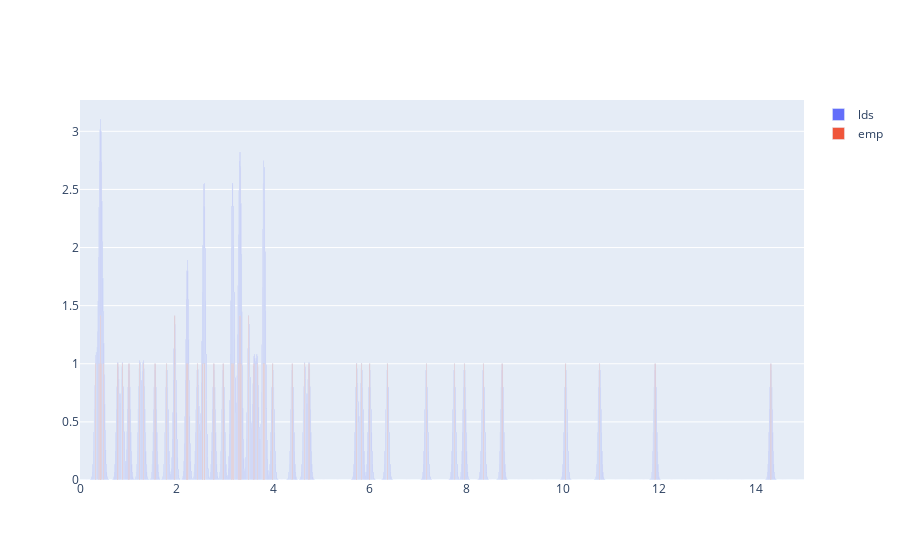
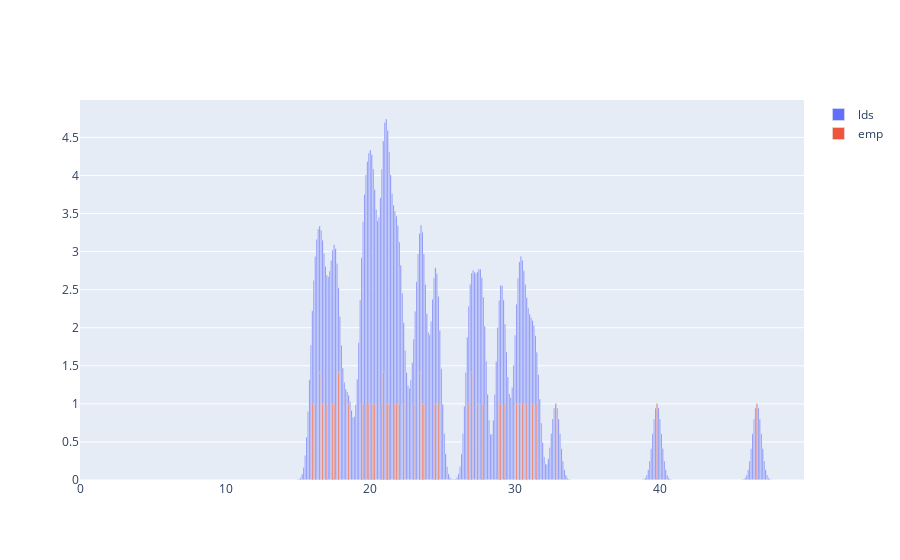
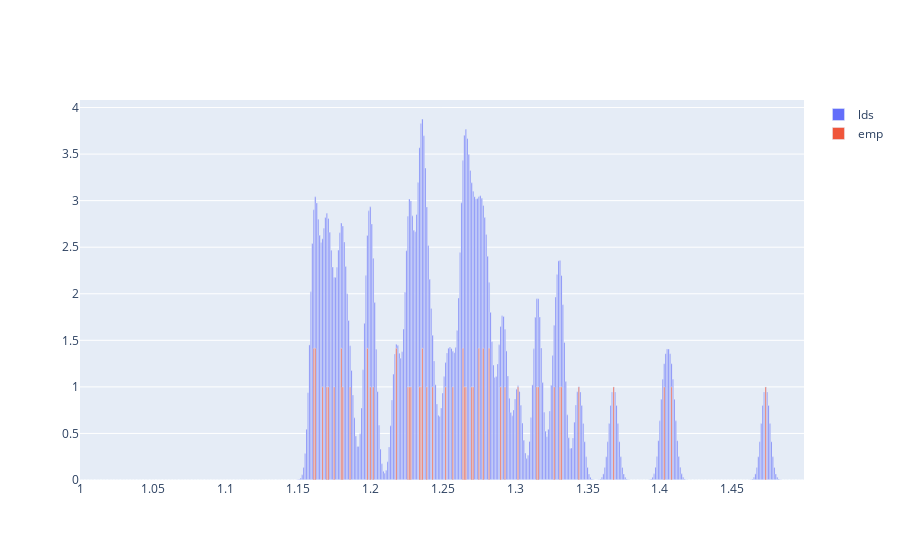

Here is the notebook cell these charts were saved with, in order:
### Code cell
df_a = pd.DataFrame()
df_a['emp'] = num_per_target[0]
df_a['lds'] = eff_num_per_target[0]
df_a['edges'] = edges[0]

fig_a = go.Figure()
fig_a.add_trace(go.Bar(x=df_a['edges'], y=df_a["lds"], name="lds"))
fig_a.add_trace(go.Bar(x=df_a['edges'], y=df_a["emp"], name="emp"))
fig_a.update_layout(barmode='overlay')
fig_a.show()

df_k = pd.DataFrame()
df_k['emp'] = num_per_target[1]
df_k['lds'] = eff_num_per_target[1]
df_k['edges'] = edges[1]

fig_k = go.Figure()
fig_k.add_trace(go.Bar(x=df_k['edges'], y=df_k["lds"], name="lds"))
fig_k.add_trace(go.Bar(x=df_k['edges'], y=df_k["emp"], name="emp"))
fig_k.update_layout(barmode='overlay')
fig_k.show()

df_xc = pd.DataFrame()
df_xc['emp'] = num_per_target[2]
df_xc['lds'] = eff_num_per_target[2]
df_xc['edges'] = edges[2]

fig_xc = go.Figure()
fig_xc.add_trace(go.Bar(x=df_xc['edges'], y=df_xc["lds"], name="lds"))
fig_xc.add_trace(go.Bar(x=df_xc['edges'], y=df_xc["emp"], name="emp"))
fig_xc.update_layout(barmode='overlay')
fig_xc.show()

### Figure 1 — Plotly figure (JSON) as saved in the notebook; plotly's stock layout.template omitted (floating-point values rounded to 4 significant figures; data arrays with more than 128 entries replaced by an {"elided": "..."} marker saying what was removed)
{"data": [{"name": "lds", "type": "bar", "x": {"elided": "1500 float values"}, "y": {"elided": "1500 float values"}}, {"name": "emp", "type": "bar", "x": {"elided": "1500 float values"}, "y": {"elided": "1500 float values"}}], "layout": {"barmode": "overlay"}}

### Figure 2 — Plotly figure (JSON) as saved in the notebook; plotly's stock layout.template omitted (floating-point values rounded to 4 significant figures; data arrays with more than 128 entries replaced by an {"elided": "..."} marker saying what was removed)
{"data": [{"name": "lds", "type": "bar", "x": {"elided": "500 float values"}, "y": {"elided": "500 float values"}}, {"name": "emp", "type": "bar", "x": {"elided": "500 float values"}, "y": {"elided": "500 float values"}}], "layout": {"barmode": "overlay"}}

### Figure 3 — Plotly figure (JSON) as saved in the notebook; plotly's stock layout.template omitted (floating-point values rounded to 4 significant figures; data arrays with more than 128 entries replaced by an {"elided": "..."} marker saying what was removed)
{"data": [{"name": "lds", "type": "bar", "x": {"elided": "500 float values"}, "y": {"elided": "500 float values"}}, {"name": "emp", "type": "bar", "x": {"elided": "500 float values"}, "y": {"elided": "500 float values"}}], "layout": {"barmode": "overlay"}}
